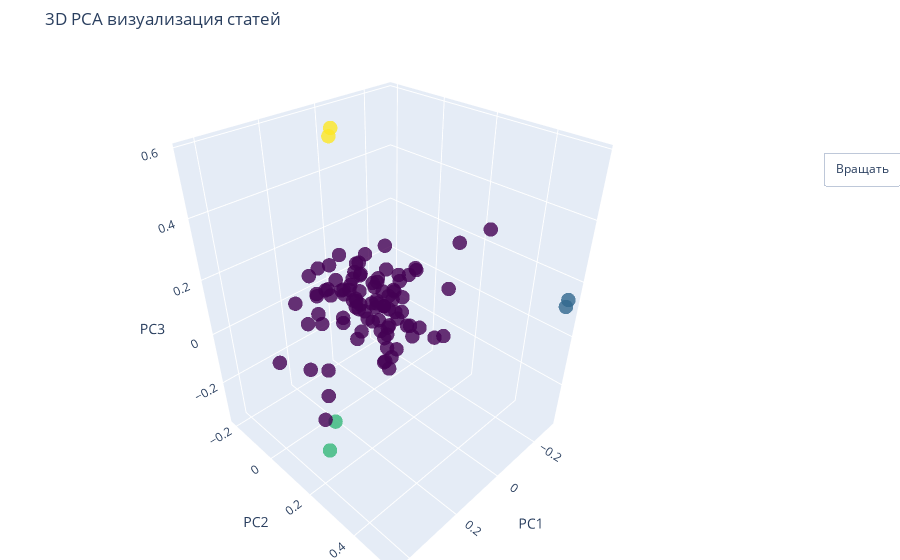

Notebook cell for this chart:
### Code cell
from sklearn.decomposition import PCA
import plotly.graph_objects as go

# Применяем PCA для уменьшения размерности до 3 компонент
pca = PCA(n_components=3)
X_pca = pca.fit_transform(X.toarray())

# Создаем DataFrame для визуализации
df_plot = pd.DataFrame({
    'PC1': X_pca[:, 0],
    'PC2': X_pca[:, 1],
    'PC3': X_pca[:, 2],
    'title': titles,
    'label': labels
})

# Создаем 3D Scatter Plot
fig = go.Figure(data=[go.Scatter3d(
    x=df_plot['PC1'],
    y=df_plot['PC2'],
    z=df_plot['PC3'],
    mode='markers',
    marker=dict(
        size=5,
        color=df_plot['label'],
        colorscale='Viridis',
        opacity=0.8
    ),
    text=df_plot['title'],
    hovertemplate='%{text}<extra></extra>'
)])

# Настраиваем внешний вид графика
fig.update_layout(
    title='3D PCA визуализация статей',
    scene=dict(
        xaxis_title='PC1',
        yaxis_title='PC2',
        zaxis_title='PC3'
    ),
    margin=dict(l=0, r=0, b=0, t=50)
)

# Генерируем кадры для анимации вращения графика
frames = []
for angle in range(0, 360, 10):
    camera = dict(
        eye=dict(x=2*np.cos(np.radians(angle)), y=2*np.sin(np.radians(angle)), z=1.5)
    )
    frames.append(go.Frame(layout=dict(scene_camera=camera)))

# Добавляем кадры в график
fig.frames = frames

# Добавляем кнопки управления анимацией
fig.update_layout(
    updatemenus=[dict(
        type='buttons',
        showactive=False,
        y=0.8,
        x=1.05,
        xanchor='left',
        yanchor='top',
        buttons=[dict(label='Вращать',
                      method='animate',
                      args=[None, dict(frame=dict(duration=50, redraw=True),
                                       transition=dict(duration=0),
                                       fromcurrent=True,
                                       mode='immediate')])]
    )]
)

# Отображаем график
fig.show()

### Figure 1 — Plotly figure (JSON) as saved in the notebook; plotly's stock layout.template omitted (floating-point values rounded to 4 significant figures)
{"data": [{"hovertemplate": "%{text}<extra></extra>", "marker": {"color": [-1, -1, -1, -1, -1, -1, -1, -1, -1, -1, -1, 0, -1, -1, -1, -1, -1, -1, -1, -1, -1, -1, 1, -1, -1, -1, -1, -1, -1, -1, -1, -1, -1, -1, 0, -1, -1, -1, -1, -1, -1, -1, -1, 1, -1, -1, -1, -1, -1, -1, -1, -1, -1, -1, -1, -1, -1, -1, -1, -1, -1, -1, -1, -1, -1, -1, -1, -1, -1, -1, -1, -1, -1, -1, -1, -1, -1, -1, -1, -1, -1, -1, -1, -1, -1, -1, 2, -1, -1, -1, -1, -1, -1, -1, -1, -1, 2, -1, -1, -1], "colorscale": [[0, "#440154"], [0.1111, "#482878"], [0.2222, "#3e4989"], [0.3333, "#31688e"], [0.4444, "#26828e"], [0.5556, "#1f9e89"], [0.6667, "#35b779"], [0.7778, "#6ece58"], [0.8889, "#b5de2b"], [1, "#fde725"]], "opacity": 0.8, "size": 5}, "mode": "markers", "text": ["nanoCAD GeoniCS 24.1 – второе техническое обновление на базе Платформы nanoCAD 24.1 под Windows", "–õ—É—á—à–µ–µ –∑–∞ –Ω–µ–¥–µ–ª—é (23.12 ‚Äî 28.12)", "Операторы связи наладили пресечение незаконного доступа к «Госуслугам»", "СК расширил штат IT-специалистов и намерен развивать биометрическую идентификацию для сыска", "В Intel выяснили, что принятый без проверки в код ядра Linux 6.13 патч от сотрудника Microsoft оказался проблемным", "AWS в течение 15 лет инвестирует $5 млрд в технологическое развитие Мексики", "К 2030 году в России планируют выделить 15 млрд рублей на создание более 30 центров развития робототехники", "НИУ ВШЭ опубликовал свой ежегодный «Мониторинг качества приёма в вузы»", "Российские химики создали новый фотокатализатор для очистки воды", "В платформе OpenAI появилась возможность «бесплатно» воспользоваться токенами", "Deckhouse Conf 2025: новая техническая конференция о DevOps, Kubernetes и платформенной разработке", "РКН: магистральный кабель повреждён в Татарстане, снижена скорость интернета у 3,8 млн россиян в 21 регионе", "Мой Дом — моя крепость и в нём есть сеть", "Meta* планирует сократить 5% сотрудников в рамках подготовки к новому этапу развития", "Группа «Эталон» заменила Jira на российскую систему управления ИТ-услугами SimpleOne", "Новейший план Microsoft Copilot для бизнеса — это оплата по факту использования", "Будущее AI в бизнесе: только 25% предприятий внедрили его, и лишь немногие получают выгоду", "Частое использование AI может снижать навыки критического мышления, особенно у молодежи", "В ChatGPT новая функция «Запланированные задачи» для планирования и автоматизации", "Авторы телеграм-каналов заработали с «Яндексом» в 2024 году 1,7 млрд рублей", "Минцифры РФ расширит программу «Кода будущего», включив в неё дисциплины по ИИ и робототехнике", "MiniMax представляет AI-модели с самой большой длиной контекста для агентов с «долговременной памятью»", "OpenAI тестирует регистрацию в ChatGPT только по номеру телефона", "«Окружающие агенты»: автоматизация повседневных задач и будущее AGI", "Google включает AI в Workspace бесплатно, но повышает стоимость подписки", "Google заключает сделку с Associated Press, чтобы предоставить Gemini больше информации в режиме реального времени", "Исследователь Франсуа Шолле основал новую лабораторию AI, ориентированную на создание AGI", "Новая функция ChatGPT под названием «Tasks» приближает его к тому, чтобы стать полноценным AI-ассистентом", "OpenAI сотрудничает с Axios в последней медиасделке", "Спокойной ночи, «Гайя»! Космический аппарат отключился после 12 лет картографирования Млечного Пути", "Система навигации автопилота Tesla FSD (Full Self-Driving) отображает поезд как сплющенные автомобили", "Nvidia поддерживает MetAI, тайваньский стартап, создающий цифровых близнецов на базе искусственного интеллекта", "Проект DIY FOSS-киборга позволяет работать с Linux, включая Guix и Emacs, в режиме передвижения", "Роскомнадзор зафиксировал за 2024 год 135 случаев утечек данных, в которых содержалось более 710 млн записей о россиянах", "Минцифры Татарстана: повреждение волоконно-оптического магистрального кабеля на территории республики устранено", "Прокуратура организовала проверку «Аэрофлота» из-за жалоб пилотов на плохую работу российского аэронавигационного ПО", "Вышла версия инструмента мониторинга HWiNFO 8.20", "Билет, которого нет: специалисты F.A.C.C.T. обнаружили новую угрозу – FakeTicketer", "Google сделала ИИ в Gmail и Docs бесплатным и повысила цену на Workspace", "«Ъ»: в крупных российских IT-компаниях сокращается количество вакансий", "Авиарейсы между Африкой и Австралией задерживаются из-за обломков ракет SpaceX", "Huawei показала зарядку для электромобилей с роборукой, которая сама подключает кабель", "Россияне всё чаще переходят на авторизацию в интернет-сервисах без паролей", "OpenAI тестирует регистрацию ChatGPT только по номеру телефона", "Bing перестал «притворяться» поисковиком Google", "Microsoft осталась лидером рынка софта для управления проектами", "Исследователь обнаружил обошедшее спам-фильтры Gmail фишинговое письмо", "Blue Origin впервые запустила ракету New Glenn, первая ступень не смогла сесть на морскую платформу и упала в море", "Motorola представила смартфоны Moto G 2025 и Moto G Power 2025", "Reuters: китайские автопроизводители хотят выкупить закрывающиеся заводы Volkswagen в Германии", "Google Colab обновился до Python 3.11.11", "О том, как в МТУСИ предложили новый метод анализа юридических текстов с помощью дерева решений и технологии TF-IDF", "ИТ-эксперты разработали сравнительную карту телеком-решений", "Электронная коммерция выросла на четверть по всей России", "Новый релиз Luxms BI 10.3", "Это небезопасно: Nintendo попросила не использовать сторонние сервисы для онлайн-игр на Wii U", "За 2024 год белые хакеры обнаружили более 6 тыс. уязвимостей в российских IТ-системах", "С 1 марта 2025 года мобильное приложение Keenetic и система удалённого мониторинга и управления перестанут работать в РФ", "–í 2024 –≥–æ–¥—É –Ω–∞ –ø–ª–∞—Ç—Ñ–æ—Ä–º–µ Standoff Bug Bounty –¥–æ–ª—è –æ—Ç—á–µ—Ç–æ–≤ –æ —Å–∞–º—ã—Ö –æ–ø–∞—Å–Ω—ã—Ö —É—è–∑–≤–∏–º–æ—Å—Ç—è—Ö –≤–¥–≤–æ–µ –ø—Ä–µ–≤—ã—Å–∏–ª–∞ –º–∏—Ä–æ–≤–æ–π –ø–æ–∫–∞–∑–∞—Ç–µ–ª—å", "Google представили Titan: архитектуру нейросетей, которая может стать новой серебряной пулей LLM", "–ù–∞ Admin MeetUp –æ–±—Å—É–¥–∏–ª–∏ –≤—Å–µ, —á—Ç–æ –≤–æ–ª–Ω—É–µ—Ç —Å–∏—Å–∞–¥–º–∏–Ω–æ–≤, DevOps, —Ç–µ—Ö–ª–∏–¥–æ–≤ –∏ —Ç–∏–º–ª–∏–¥–æ–≤", "Nintendo анонсировала Switch 2", "Microsoft исправила двухлетнюю ошибку безопасности Windows 11, которая отключала защиту от фишинга", "Тест чернильной ручки, которая делает цифровую копию рукописного текста", "Минцифры позволит россиянам устанавливать запрет на покупку сим‑карт без их присутствия", "Bluesky запускает приложение для обмена фотографиями Flashes", "Тест Starship Flight 7: SpaceX смогла поймать Super Heavy Booster «Мехадзиллой»", "Hugging Face представила бесплатный курс по работе с нейросетевыми агентами", "Мигающие радиоимпульсы из космоса намекают на космический объект, которого «не должно быть»", "Опубликовано решение первых 100 задач Проекта Эйлера с использованием 100 разных языков программирования", "AT&T закрыла свой домашний интернет в Нью-Йорке из-за закона, требующего тарифы по $15 пользователям с низким доходом", "GM запретили продавать клиентскую информацию сторонним брокерам данных и страховым компаниям в течение пяти лет", "Саундтреки Super Mario Bros выйдут на виниле в Японии", "Microsoft: обновление до Windows 11 для ПК на Windows 10 будет бесплатно всё время", "За 2024 год продажи умных колонок в РФ выросли на 25% и превысили 6 млн устройств", "Полиция Японии арестовала продавца модифицированной Nintendo Switch с пиратскими играми", "Российские пользователи iPhone столкнулись с проблемами в работе модуля eSIM", "Microsoft расширила программу ремонтопригодности Xbox", "Гендиректор Replit о прорывах ИИ: «Мы больше не заботимся о профессиональных кодерах»", "Google решила не соблюдать закон ЕС о проверке фактов", "LinkedIn внедрила ИИ-функцию Job Match для отсева нерелевантных откликов", "Роскомнадзор будет автоматически отслеживать нарушения в обороте персональных данных", "Суд отклонил иск инвестора, недовольного ходом реструктуризации «Яндекса»", "Представлена технология управления мобильными приложениями на ходу с помощью ног", "Вышел Chrome 132", "В РФ продлили право бесплатного проезда по платным трассам только для электромобилей российской сборки", "В VK Cloud добавили полнотекстовый поисковый движок MeiliSearch", "В Huawei заявили о нарушении дуополии Android и iOS на рынке ОС", "VK Education назвала навыки года среди студентов и выпускников", "Oracle анонсировала новый проект для улучшения отладки ядра Linux под названием Oracle Linux Enhanced Diagnostics", "Глобальный сбой в работе Steam, игровые сервисы начали возвращаться к работе", "Энтузиаст создал ювелирное изделие в виде цифровой подвески с имитацией жидкости", "Приглашаем на вебинар «Управляй и развивай: роль систем класса IdM в оптимизации бизнес-процессов»", "Kama Flow: потенциал частных инвестиций в электронику составляет 336 млрд рублей", "FAA пришлось замедлить и перенаправить самолёты вблизи района, где заметили падающие обломки Starship", "«Лаборатория Касперского» подписала пакт Европейской комиссии об искусственном интеллекте", "В VK Cloud добавили полнотекстовый поисковый движок MeiliSearch", "Роскомнадзор пояснил проблемы в работе сервиса Steam со сбоем в его инфраструктуре", "Сервис для борьбы с мошенничеством на основе ИИ AI or Not привлёк 5 миллионов долларов", "Резидент Сколково разработал технологию выделения изотопа углерода для создания ядерных батареек"], "type": "scatter3d", "x": [0.09366, -0.0458, -0.05176, -0.0876, 0.02467, -0.01885, -0.1233, -0.173, -0.0003479, -0.01321, 0.03995, -0.2905, 0.04208, -0.006467, 0.04363, 0.3943, 0.1907, -0.02007, 0.2876, -0.116, -0.1192, 0.09865, 0.3677, 0.2078, 0.385, 0.1487, 0.1149, 0.3292, 0.06318, -0.115, -0.07889, 0.09356, -0.04143, -0.2336, -0.2938, -0.09404, -0.02343, 0.005901, 0.3397, -0.1535, -0.1188, -0.1229, -0.0368, 0.4374, 0.0746, -0.1637, 0.07877, -0.1036, -0.03459, -0.1086, -0.01013, 0.006421, -0.09093, -0.2545, 0.03073, -0.03723, -0.1494, 0.01406, -0.0458, 0.04867, -0.0458, -0.08954, 0.09124, 0.07756, -0.04736, 0.08165, -0.1485, -0.03004, -0.04253, -0.004471, 0.1344, -0.0009846, -0.09372, 0.1138, -0.2332, -0.1124, -0.01998, 0.0345, 0.1256, 0.0376, 0.154, -0.1196, -0.1276, 0.01269, 0.1146, -0.1417, 0.05071, 0.06747, -0.1076, 0.1101, -0.1309, -0.03033, -0.03442, -0.1946, -0.13, 0.1001, 0.04364, -0.1767, 0.1583, -0.03046], "y": [0.02749, 0.00642, 0.1649, -0.08312, -0.07936, -0.1063, -0.1067, -0.1305, -0.1469, -0.01909, -0.1092, 0.5361, -0.02249, -0.0687, -0.1065, 0.02219, -0.1659, -0.1214, 0.1116, -0.02229, -0.1923, -0.2048, 0.2311, -0.08203, 0.2079, -0.04191, -0.1476, 0.0803, -0.02208, -0.0459, 0.1096, -0.1771, -0.02589, 0.1292, 0.5312, 0.003785, -0.02244, -0.01945, 0.1714, -0.03046, -0.004426, 0.2084, 0.06987, 0.287, 0.000916, -0.1078, 0.1389, -0.05273, -0.007748, 0.00908, 0.007976, -0.2086, -0.1307, -0.045, -0.03978, 0.09832, -0.02097, 0.1154, 0.00642, -0.1253, 0.00642, -0.01278, 0.04362, -0.06253, 0.2337, 0.01017, -0.06015, -0.1793, -0.007052, -0.1202, 0.2131, 0.06711, -0.01839, 0.1697, -0.02149, 0.05199, 0.1177, 0.03573, -0.1167, -0.01196, 0.03009, 0.04983, -0.05412, -0.07048, 0.08725, 0.03926, -0.1045, -0.1332, -0.1836, -0.1362, 0.2421, -0.01587, -0.008776, -0.1339, -0.06553, -0.1169, -0.1237, 0.3149, -0.08944, -0.09788], "z": [0.07376, -0.02664, -0.03505, -0.01038, 0.05192, -0.03759, -0.01682, -0.09258, -0.009952, -0.01092, 0.02361, 0.1391, -0.008756, -0.03723, 0.1639, -0.0003463, 0.01585, -0.05366, -0.04098, -0.04629, -0.02557, 0.06377, -0.1096, -0.01404, -0.1067, 0.1117, -0.05599, -0.03163, 0.1206, -0.1827, -0.1167, 0.001986, -0.01585, 0.01298, 0.1099, 0.01555, 0.06422, -0.06486, -0.06925, 0.03364, -0.2624, -0.08488, -0.01373, -0.1297, 0.1607, 0.1136, -0.1143, -0.2287, -0.08655, -0.1099, 0.004047, 0.06458, 0.1006, 0.01047, 0.1549, 0.001369, 0.01421, 0.1146, -0.02664, 0.06174, -0.02664, -0.1411, -0.03904, -0.04675, -0.03525, -0.09374, -0.3508, -0.06058, -0.1369, -0.0009647, -0.0652, -0.0898, -0.07538, -0.07883, 0.02187, -0.1197, 0.07683, -0.0329, -0.07593, 0.1321, 0.02158, 0.08492, -0.05386, -0.0402, 0.07544, -0.1431, 0.5819, 0.004242, 0.03731, 0.1294, 0.2783, -0.03391, 0.08375, -0.007894, -0.2978, 0.04926, 0.5512, 0.3329, 0.06671, -0.007766]}], "layout": {"margin": {"b": 0, "l": 0, "r": 0, "t": 50}, "scene": {"xaxis": {"title": {"text": "PC1"}}, "yaxis": {"title": {"text": "PC2"}}, "zaxis": {"title": {"text": "PC3"}}}, "title": {"text": "3D PCA визуализация статей"}, "updatemenus": [{"buttons": [{"args": [null, {"frame": {"duration": 50, "redraw": true}, "fromcurrent": true, "mode": "immediate", "transition": {"duration": 0}}], "label": "Вращать", "method": "animate"}], "showactive": false, "type": "buttons", "x": 1.05, "xanchor": "left", "y": 0.8, "yanchor": "top"}]}}
